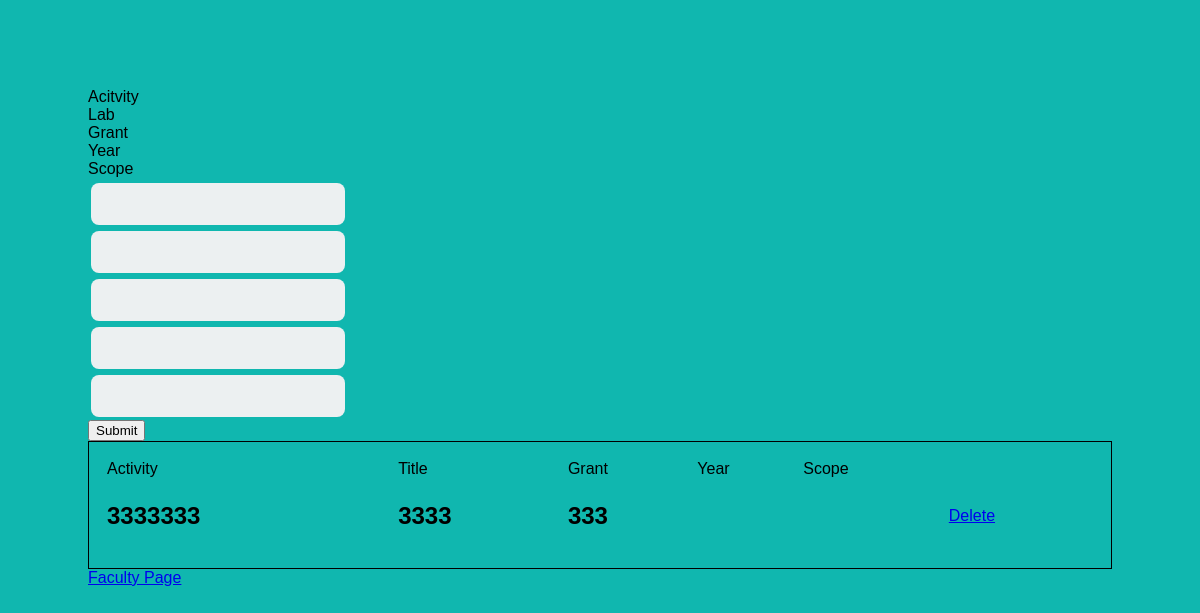
Screenshot of /isl/ (signed in) with the database file from the repository.
### Run/models.py (models this page shows, shortened)
class Industry(models.Model):
    profile1=models.ForeignKey(Profile,on_delete=models.CASCADE,related_name='pro4',null=True)
    activity=models.CharField(max_length=1000)
    lab=models.CharField(max_length=1000,default='')
    grant=models.CharField(max_length=1000,default='')
    year=models.CharField(max_length=1000,default='')
    scope=models.TextField(default='')

### Run/views.py (the view, shortened to what this page needs)
# urls.py: path('isl/',views.Laboratory.as_view(),name='isl'),
class Laboratory(View):
    template='Run/isl.html'
    def get(self,request):
        if request.user.is_authenticated:
            profile=Profile.objects.get(user=request.user)
            conference=profile.labo.all()
            return render(request,self.template,{"confo":conference})
        else:
            return render(request,'Run/postlogin.html',{})

### Run/templates/Run/isl.html (shortened to what this page needs)
<!DOCTYPE html>
<html lang="en">
<head>
    {%load static%}
    <link rel="stylesheet" href="{%static 'Run/style.css'%}">
</head>
<body>
  {%block body%}
        <form method="post" action="">
          <table>
        <td><input type="text" name="activity"></td>
        <br>
        <td> <input type="text" name="lab"></td>
        <br>
        <td><input type="text" name="grant"></td>
        <br>
        <td><input type="text" name="year"></td>
        <br>
        <td><input type="text" name="scope"></td>
        <br>
        </table>
        <button type="submit">Submit</button>
        </form>
        <table style="width:100%;padding: 15px;text-align: left; border: 1px solid black;">
        <tr>
          <td>Activity</td>
          <td>Title</td>
          <td>Grant</td>
          <td>Year</td>
          <td>Scope</td>
        </tr>
        {%for confi in confo%}
          <tr>
        <td><h2>{{confi.activity}}</h2></td>
        <td><h2>{{confi.lab}}</h2></td>
        <td><h2>{{confi.grant}}</h2></td>
        <td><h2>{{confi.year}}</h2></td>
        <td><h2>{{confi.scope}}</h2></td>
        <form method="post">
          <td><a href="{{confi.id}}">Delete</a></td>
        </form>
        </tr>
        {%endfor%}
        </table>
{%endblock%}
<a href ="{%url 'Run:faculty'%}">Faculty Page</a>
</body>
</html>

### Run/static/Run/style.css (style rules this page uses)
body { font-family: Arial; background-color: #10b7af; padding: 80px; }
input { text-align: center; background-color: #ECF0F1; border: 2px solid transparent; border-radius: 8px; font-size: 16px; font-weight: 200; padding: 10px 0; width: 250px; }

### rows the page displays
Industry: activity "3333333", lab "3333", grant "333"
